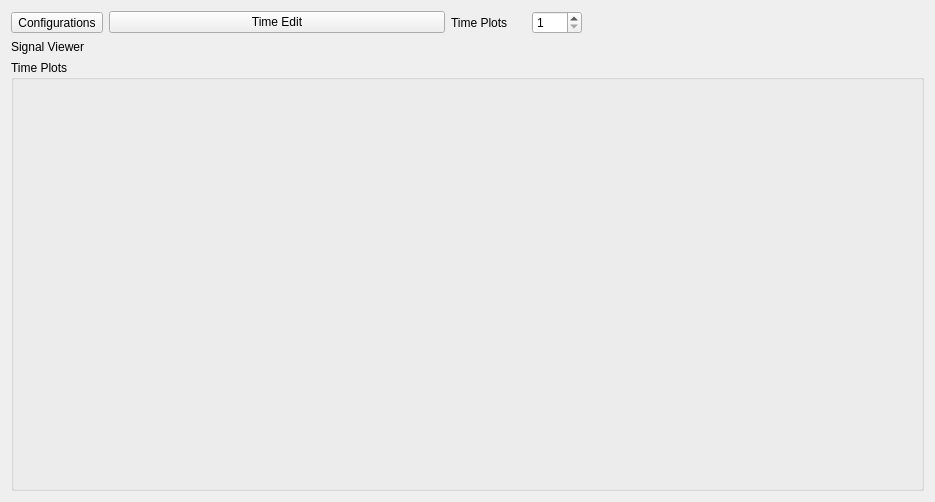
<?xml version="1.0" encoding="UTF-8"?>
<ui version="4.0">
 <class>Form</class>
 <widget class="QWidget" name="Form">
  <property name="geometry">
   <rect>
    <x>0</x>
    <y>0</y>
    <width>935</width>
    <height>502</height>
   </rect>
  </property>
  <property name="windowTitle">
   <string>Form</string>
  </property>
  <layout class="QGridLayout" name="gridLayout">
   <item row="0" column="3">
    <widget class="QSpinBox" name="timeplots_number_spinbox">
     <property name="maximumSize">
      <size>
       <width>50</width>
       <height>16777215</height>
      </size>
     </property>
     <property name="minimum">
      <number>1</number>
     </property>
     <property name="maximum">
      <number>12</number>
     </property>
    </widget>
   </item>
   <item row="2" column="0">
    <widget class="QLabel" name="label">
     <property name="text">
      <string>Signal Viewer</string>
     </property>
    </widget>
   </item>
   <item row="0" column="2">
    <widget class="QLabel" name="timeplots_number_label">
     <property name="maximumSize">
      <size>
       <width>75</width>
       <height>16777215</height>
      </size>
     </property>
     <property name="text">
      <string>Time Plots</string>
     </property>
    </widget>
   </item>
   <item row="0" column="0">
    <widget class="QToolButton" name="signal_edit_tool_button">
     <property name="text">
      <string>Configurations</string>
     </property>
    </widget>
   </item>
   <item row="0" column="1">
    <widget class="PyDMRelatedDisplayButton" name="time_edit_button">
     <property name="toolTip">
      <string/>
     </property>
     <property name="text">
      <string>Time Edit</string>
     </property>
     <property name="shortcut">
      <string>Ctrl+T</string>
     </property>
     <property name="filenames" stdset="0">
      <stringlist>
       <string>PyStripToolTimeManip.ui</string>
      </stringlist>
     </property>
    </widget>
   </item>
   <item row="3" column="0" colspan="5">
    <widget class="QGroupBox" name="time_plots_layout">
     <property name="sizePolicy">
      <sizepolicy hsizetype="Minimum" vsizetype="Expanding">
       <horstretch>0</horstretch>
       <verstretch>0</verstretch>
      </sizepolicy>
     </property>
     <property name="title">
      <string>Time Plots</string>
     </property>
     <layout class="QVBoxLayout" name="verticalLayout_5">
      <item>
       <layout class="QGridLayout" name="timeplot_glayout"/>
      </item>
     </layout>
    </widget>
   </item>
  </layout>
 </widget>
 <customwidgets>
  <customwidget>
   <class>PyDMRelatedDisplayButton</class>
   <extends>QPushButton</extends>
   <header>pydm.widgets.related_display_button</header>
  </customwidget>
 </customwidgets>
 <resources/>
 <connections/>
</ui>
